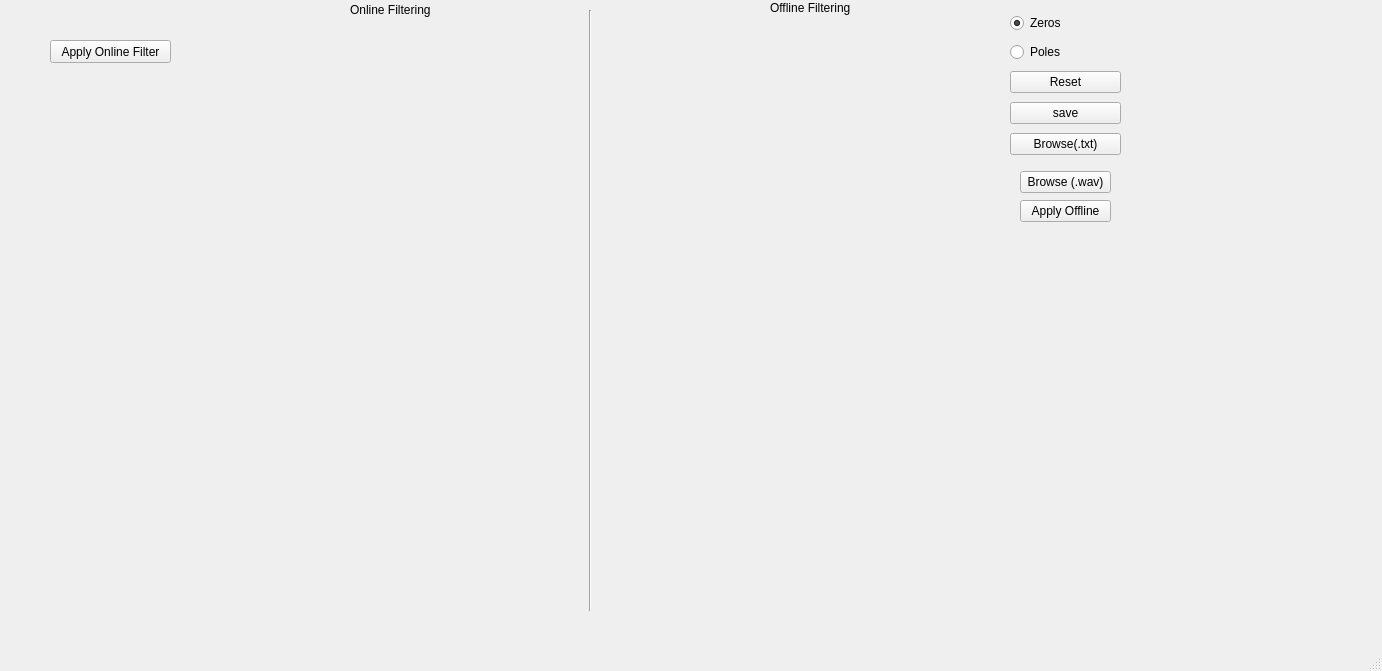
<?xml version="1.0" encoding="UTF-8"?>
<ui version="4.0">
 <class>MainWindow</class>
 <widget class="QMainWindow" name="MainWindow">
  <property name="geometry">
   <rect>
    <x>0</x>
    <y>0</y>
    <width>1382</width>
    <height>671</height>
   </rect>
  </property>
  <property name="windowTitle">
   <string>Digital Filter</string>
  </property>
  <widget class="QWidget" name="centralwidget">
   <widget class="QWidget" name="widget" native="true">
    <property name="geometry">
     <rect>
      <x>1130</x>
      <y>10</y>
      <width>241</width>
      <height>241</height>
     </rect>
    </property>
    <layout class="QVBoxLayout" name="verticalLayout"/>
   </widget>
   <widget class="QWidget" name="widget_2" native="true">
    <property name="geometry">
     <rect>
      <x>1020</x>
      <y>250</y>
      <width>351</width>
      <height>371</height>
     </rect>
    </property>
    <layout class="QVBoxLayout" name="verticalLayout_2">
     <property name="spacing">
      <number>2</number>
     </property>
     <property name="sizeConstraint">
      <enum>QLayout::SetMinAndMaxSize</enum>
     </property>
     <property name="margin">
      <number>0</number>
     </property>
    </layout>
   </widget>
   <widget class="QWidget" name="layoutWidget">
    <property name="geometry">
     <rect>
      <x>1010</x>
      <y>10</y>
      <width>111</width>
      <height>151</height>
     </rect>
    </property>
    <layout class="QVBoxLayout" name="lay2">
     <item>
      <widget class="QRadioButton" name="radioButton">
       <property name="text">
        <string>Zeros</string>
       </property>
       <property name="checked">
        <bool>true</bool>
       </property>
      </widget>
     </item>
     <item>
      <widget class="QRadioButton" name="radioButton_2">
       <property name="text">
        <string>Poles</string>
       </property>
      </widget>
     </item>
     <item>
      <widget class="QPushButton" name="pushButton_3">
       <property name="text">
        <string>Reset</string>
       </property>
      </widget>
     </item>
     <item>
      <widget class="QPushButton" name="pushButton_2">
       <property name="text">
        <string>save</string>
       </property>
      </widget>
     </item>
     <item>
      <widget class="QPushButton" name="pushButton">
       <property name="text">
        <string>Browse(.txt)</string>
       </property>
      </widget>
     </item>
    </layout>
   </widget>
   <widget class="QLabel" name="label">
    <property name="geometry">
     <rect>
      <x>30</x>
      <y>170</y>
      <width>111</width>
      <height>201</height>
     </rect>
    </property>
    <property name="text">
     <string/>
    </property>
    <property name="pixmap">
     <pixmap>:/newPrefix/F:/Photos/12003391_751353954992098_2304764016566816175_n.jpg</pixmap>
    </property>
   </widget>
   <widget class="QWidget" name="widget_3" native="true">
    <property name="geometry">
     <rect>
      <x>610</x>
      <y>20</y>
      <width>391</width>
      <height>621</height>
     </rect>
    </property>
    <layout class="QVBoxLayout" name="verticalLayout_3"/>
   </widget>
   <widget class="QWidget" name="widget_4" native="true">
    <property name="geometry">
     <rect>
      <x>190</x>
      <y>20</y>
      <width>391</width>
      <height>481</height>
     </rect>
    </property>
    <layout class="QVBoxLayout" name="verticalLayout_4"/>
   </widget>
   <widget class="QPushButton" name="pushButton_6">
    <property name="geometry">
     <rect>
      <x>50</x>
      <y>40</y>
      <width>121</width>
      <height>23</height>
     </rect>
    </property>
    <property name="text">
     <string>Apply Online Filter</string>
    </property>
   </widget>
   <widget class="Line" name="line">
    <property name="geometry">
     <rect>
      <x>580</x>
      <y>10</y>
      <width>20</width>
      <height>601</height>
     </rect>
    </property>
    <property name="orientation">
     <enum>Qt::Vertical</enum>
    </property>
   </widget>
   <widget class="QLabel" name="label_2">
    <property name="geometry">
     <rect>
      <x>350</x>
      <y>0</y>
      <width>111</width>
      <height>20</height>
     </rect>
    </property>
    <property name="text">
     <string>Online Filtering</string>
    </property>
   </widget>
   <widget class="QLabel" name="label_3">
    <property name="geometry">
     <rect>
      <x>770</x>
      <y>0</y>
      <width>91</width>
      <height>16</height>
     </rect>
    </property>
    <property name="text">
     <string>Offline Filtering</string>
    </property>
   </widget>
   <widget class="QWidget" name="">
    <property name="geometry">
     <rect>
      <x>1020</x>
      <y>170</y>
      <width>91</width>
      <height>54</height>
     </rect>
    </property>
    <layout class="QVBoxLayout" name="verticalLayout_5">
     <item>
      <widget class="QPushButton" name="pushButton_4">
       <property name="autoFillBackground">
        <bool>false</bool>
       </property>
       <property name="text">
        <string>Browse (.wav)</string>
       </property>
      </widget>
     </item>
     <item>
      <widget class="QPushButton" name="pushButton_5">
       <property name="text">
        <string>Apply Offline</string>
       </property>
      </widget>
     </item>
    </layout>
   </widget>
  </widget>
  <widget class="QMenuBar" name="menubar">
   <property name="geometry">
    <rect>
     <x>0</x>
     <y>0</y>
     <width>1382</width>
     <height>21</height>
    </rect>
   </property>
  </widget>
  <widget class="QStatusBar" name="statusbar"/>
 </widget>
 <resources/>
 <connections/>
</ui>
